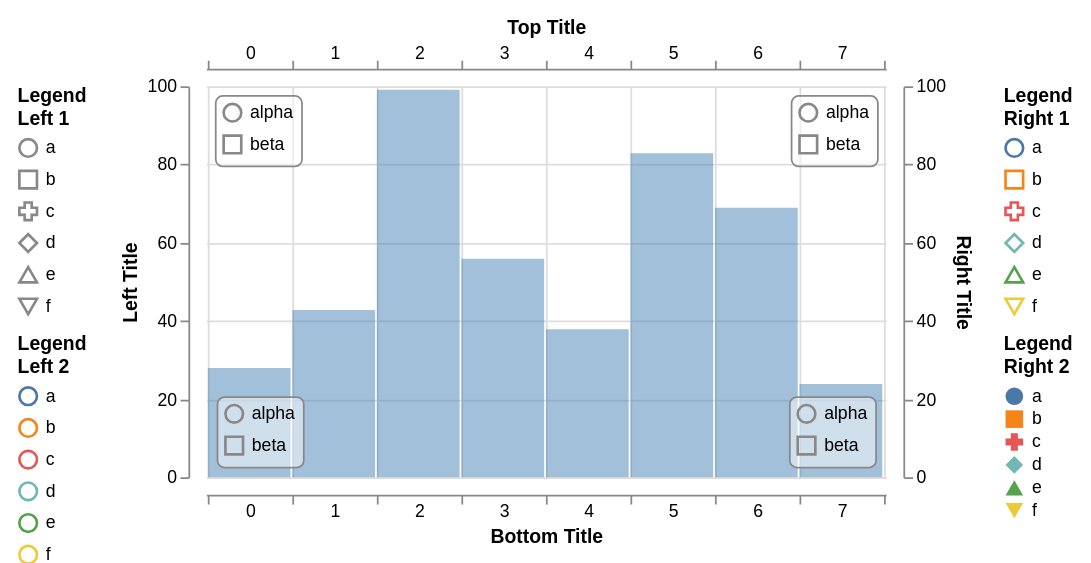

Express this chart as Vega-Lite.
### Vega specification from a JSON file in a GitHub repository (floating-point values rounded to 4 significant figures)
{"$schema": "https://vega.github.io/schema/vega/v5.json", "width": 600, "height": 300, "padding": 10, "autosize": "fit", "config": {"axisBand": {"bandPosition": 1, "labelPadding": -1, "tickExtra": true, "tickOffset": 0}}, "signals": [{"name": "offset", "value": 10, "bind": {"input": "range", "min": -10, "max": 10, "step": 1}}, {"name": "active", "value": null, "on": [{"events": {"marktype": "rect", "type": "pointerover"}, "update": "datum"}, {"events": {"marktype": "rect", "type": "pointerout"}, "update": "null"}]}], "data": [{"name": "values", "values": [{"x": 0, "y": 28}, {"x": 1, "y": 43}, {"x": 2, "y": 99}, {"x": 3, "y": 56}, {"x": 4, "y": 38}, {"x": 5, "y": 83}, {"x": 6, "y": 69}, {"x": 7, "y": 24}]}], "scales": [{"name": "xscale", "type": "band", "range": [0, {"signal": "width"}], "round": true, "domain": {"data": "values", "field": "x"}}, {"name": "yscale", "type": "linear", "range": [{"signal": "height"}, 0], "round": true, "domain": {"data": "values", "field": "y"}, "zero": true, "nice": true}, {"name": "shapeScale", "type": "ordinal", "domain": ["a", "b", "c", "d", "e", "f"], "range": ["circle", "square", "cross", "diamond", "triangle-up", "triangle-down"]}, {"name": "colorScale", "type": "ordinal", "domain": ["a", "b", "c", "d", "e", "f"], "range": "category"}, {"name": "innerScale", "type": "ordinal", "domain": ["alpha", "beta"], "range": ["circle", "square"]}], "axes": [{"scale": "yscale", "orient": "left", "tickCount": 5, "grid": false, "domain": true, "title": "Left Title", "offset": {"signal": "offset"}}, {"scale": "yscale", "orient": "right", "tickCount": 5, "grid": true, "domain": true, "title": "Right Title", "offset": {"signal": "offset"}}, {"scale": "xscale", "orient": "top", "grid": false, "domain": true, "title": "Top Title", "offset": {"signal": "offset"}}, {"scale": "xscale", "orient": "bottom", "grid": true, "domain": true, "title": "Bottom Title", "offset": {"signal": "offset"}}], "legends": [{"shape": "shapeScale", "stroke": "colorScale", "title": ["Legend", "Right 1"]}, {"shape": "shapeScale", "fill": "colorScale", "orient": "right", "title": ["Legend", "Right 2"]}, {"shape": "shapeScale", "orient": "left", "title": ["Legend", "Left 1"]}, {"stroke": "colorScale", "orient": "left", "title": ["Legend", "Left 2"]}, {"shape": "innerScale", "orient": "top-left", "offset": 5, "padding": 4, "encode": {"legend": {"enter": {"fill": {"value": "#fff"}, "fillOpacity": {"value": 0.5}, "stroke": {"value": "#888"}, "cornerRadius": {"value": 4}}}}}, {"shape": "innerScale", "orient": "top-right", "offset": 5, "padding": 4, "encode": {"legend": {"enter": {"fill": {"value": "#fff"}, "fillOpacity": {"value": 0.5}, "stroke": {"value": "#888"}, "cornerRadius": {"value": 4}}}}}, {"shape": "innerScale", "orient": "bottom-left", "offset": 6, "padding": 4, "encode": {"legend": {"enter": {"fill": {"value": "#fff"}, "fillOpacity": {"value": 0.5}, "stroke": {"value": "#888"}, "cornerRadius": {"value": 4}}}}}, {"shape": "innerScale", "orient": "bottom-right", "offset": 6, "padding": 4, "encode": {"legend": {"interactive": true, "enter": {"fill": {"value": "#fff"}, "fillOpacity": {"value": 0.5}, "stroke": {"value": "#888"}, "cornerRadius": {"value": 4}}, "update": {"stroke": {"value": "#888"}}, "hover": {"stroke": {"value": "#f8f"}}}}}], "marks": [{"type": "rect", "from": {"data": "values"}, "encode": {"update": {"x": {"scale": "xscale", "field": "x"}, "width": {"scale": "xscale", "band": 1, "offset": -1}, "y": {"scale": "yscale", "field": "y"}, "y2": {"scale": "yscale", "value": 0}, "fill": {"value": "steelblue"}, "fillOpacity": {"value": 0.5}, "stroke": {"color": {"l": {"value": 50}, "a": {"value": 100}, "b": {"value": -20}}}, "strokeWidth": [{"test": "datum===active", "value": 5}, {"value": 0}]}}}]}
